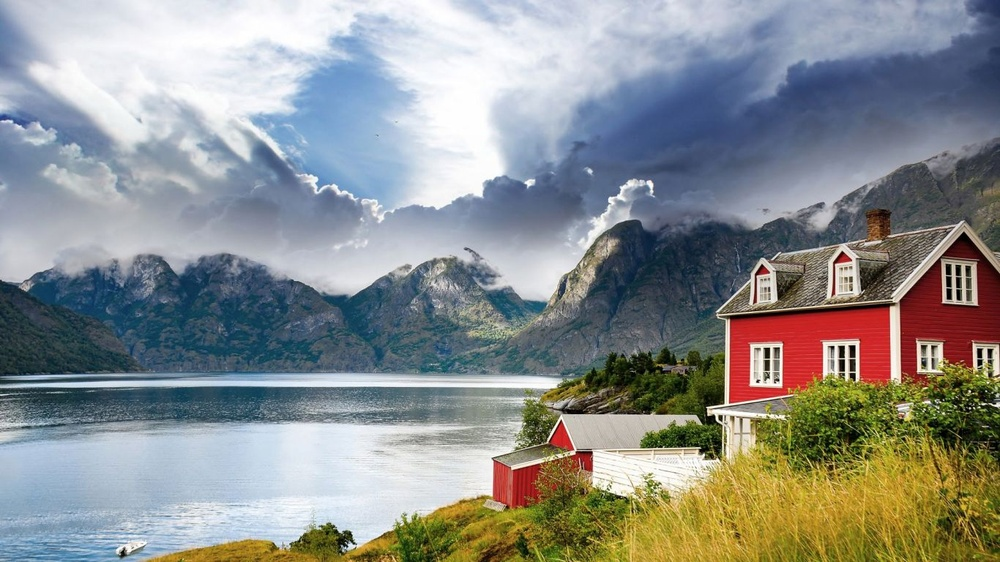
#> input picture 1.jpg, 1000 x 562 px, shrunk from 1366 x 768 before the run
$ python DSC_seminar_Jacek_Wachowiak.py
#> lines starting #> are read from the running program, lines starting #| are printed output that depends on the picture
# -*- coding: utf-8 -*-
"""
Created on Fri Feb 16 19:42:58 2018
in Anaconda Spyder Python 3.6 with opencv
@author: Jacek Wachowiak
"""

import cv2
import numpy as np
import matplotlib.pyplot as plt
#load image named 1.jpg results are named after the algorithm
img = cv2.imread('1.jpg')
#> img is the input picture: shape (562, 1000, 3); mean B, G, R 142.6, 143.3, 139.7
gray= cv2.cvtColor(img, cv2.COLOR_BGR2GRAY)
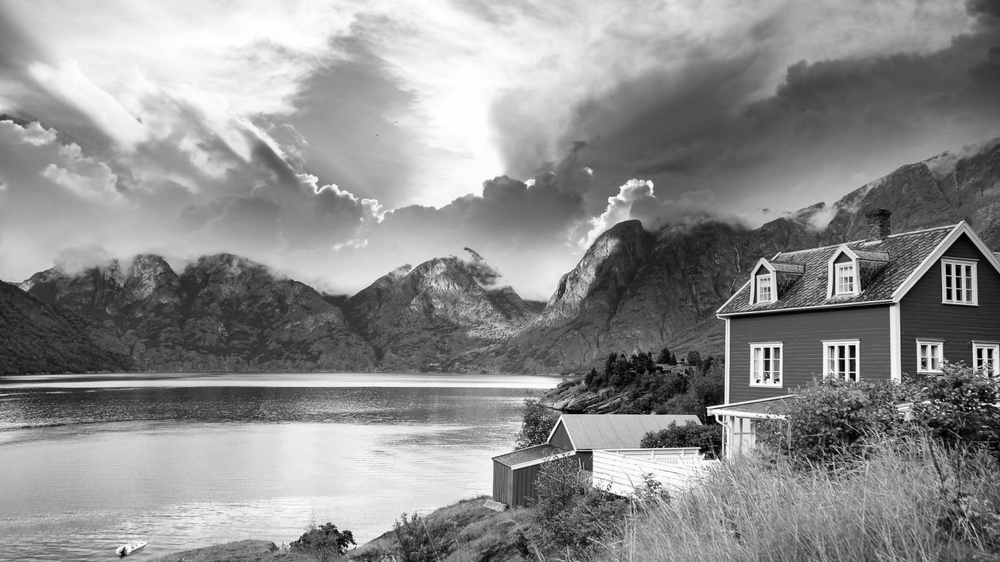
#> gray: shape (562, 1000); min 0, max 255, mean 142.2
img=gray #not to deal with colors, can be commented out

#SIFT
sift = cv2.xfeatures2d.SIFT_create()
kp = sift.detect(gray,None)
#> kp = 3071 keypoints; strongest (x, y, size): (758, 381, 2.2), (852, 348, 4.3), (832, 347, 2.7), (767, 350, 4.1)
#keypoints
img2=cv2.drawKeypoints(gray, kp,1)
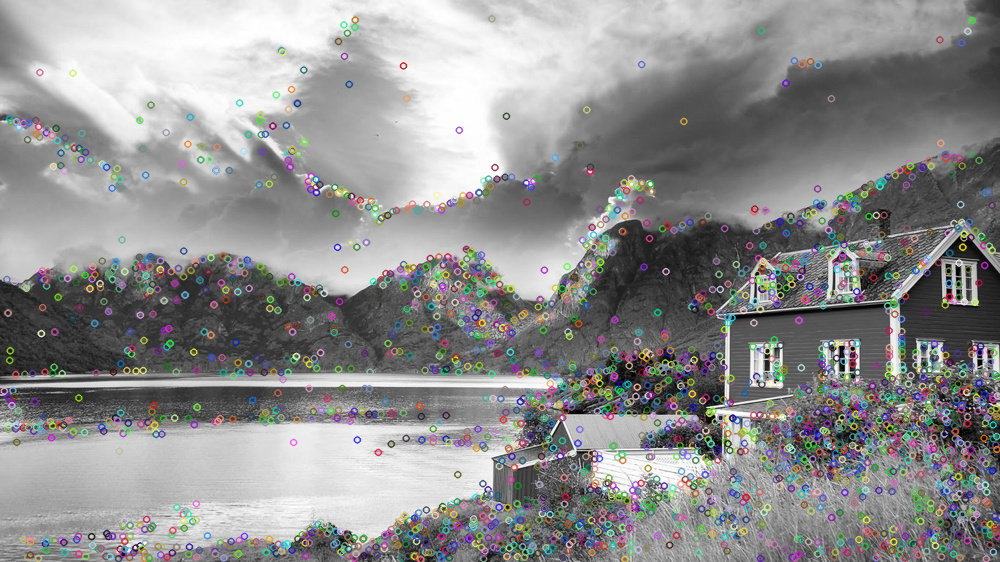
#> img2: shape (562, 1000, 3); mean of channels 0, 1, 2 142.9, 143, 143; drawn as B, G, R
cv2.imwrite('_SIFTsimple.jpg',img2)
#keypoints with size and orientation
img3=cv2.drawKeypoints(gray, kp, 1, flags=cv2.DRAW_MATCHES_FLAGS_DRAW_RICH_KEYPOINTS)
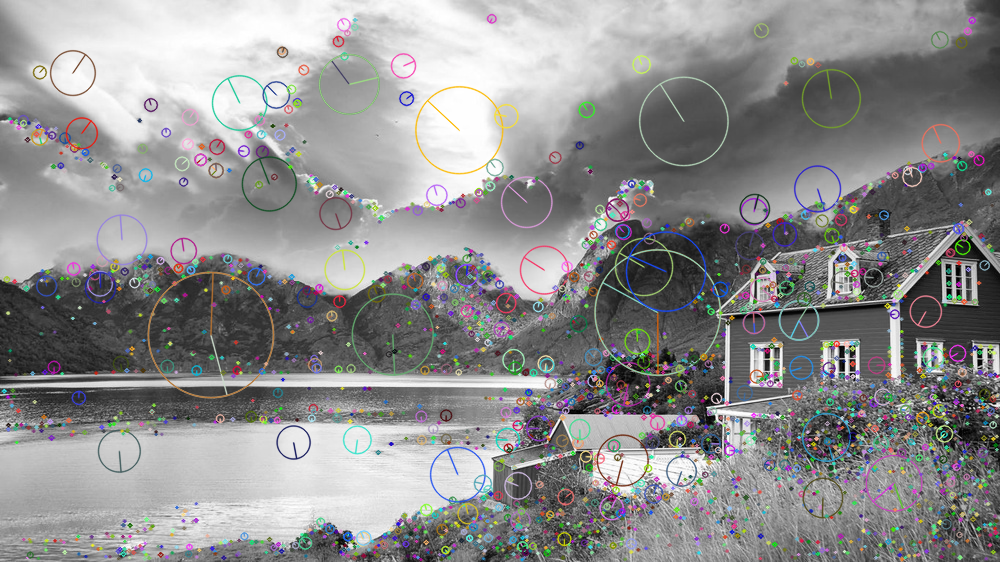
#> img3: shape (562, 1000, 3); mean of channels 0, 1, 2 142.8, 142.6, 142.9; drawn as B, G, R
cv2.imwrite('_SIFTcomplex.jpg',img3)
#descriptor
sift = cv2.xfeatures2d.SIFT_create()
kpS, desS = sift.detectAndCompute(gray,None)
#> kpS has the same summary as kp

#FAST
fast = cv2.FastFeatureDetector_create()
#keypoints
kpF = fast.detect(img,None)
#> kpF = 15461 keypoints; strongest (x, y, size): (757, 381, 7), (778, 380, 7), (707, 407, 7), (854, 346, 7)
img4 = cv2.drawKeypoints(img, kpF, 1, flags=cv2.DRAW_MATCHES_FLAGS_DRAW_RICH_KEYPOINTS)
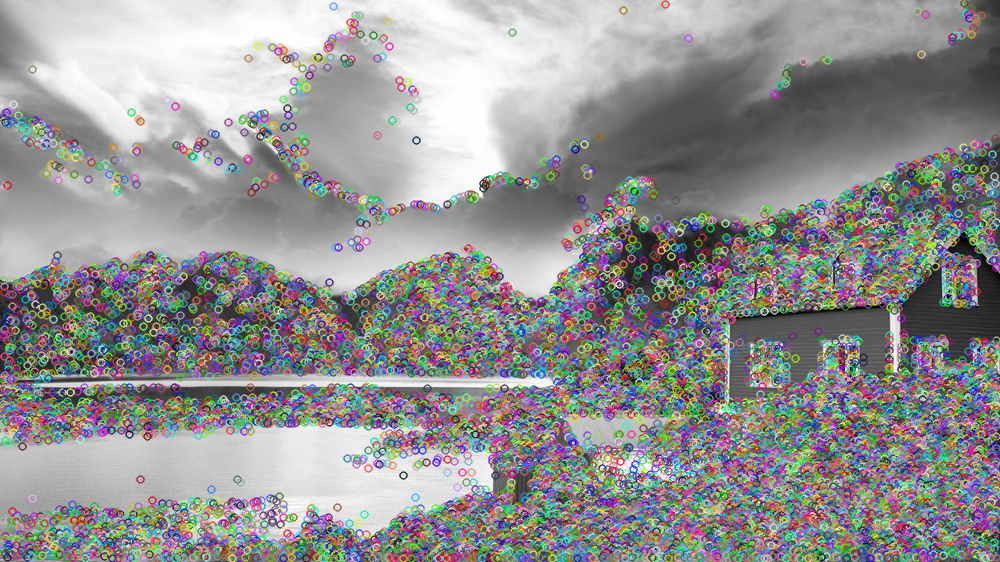
#> img4: shape (562, 1000, 3); mean of channels 0, 1, 2 146.1, 146.2, 146.5; drawn as B, G, R
#all default params
print ("FAST parameters:")
print ("Threshold: ", fast.getThreshold())
print ("nonmaxSuppression: ", fast.getNonmaxSuppression())
print ("neighborhood: ", fast.getType())
print ("Total Keypoints with nonmaxSuppression: ", len(kpF))
#| Total Keypoints with nonmaxSuppression:  15461
cv2.imwrite('_FASTwithsuppression.jpg',img4)
#disable nonmaxSuppression
fast.setNonmaxSuppression(0)
kpF2 = fast.detect(img,None)
#> kpF2 = 51408 keypoints; strongest (x, y, size): (666, 3, 7), (964, 3, 7), (965, 3, 7), (665, 4, 7)
print ("Total Keypoints without nonmaxSuppression: ", len(kpF2))
#| Total Keypoints without nonmaxSuppression:  51408
img5 = cv2.drawKeypoints(img, kpF2, 1, flags=cv2.DRAW_MATCHES_FLAGS_DRAW_RICH_KEYPOINTS)
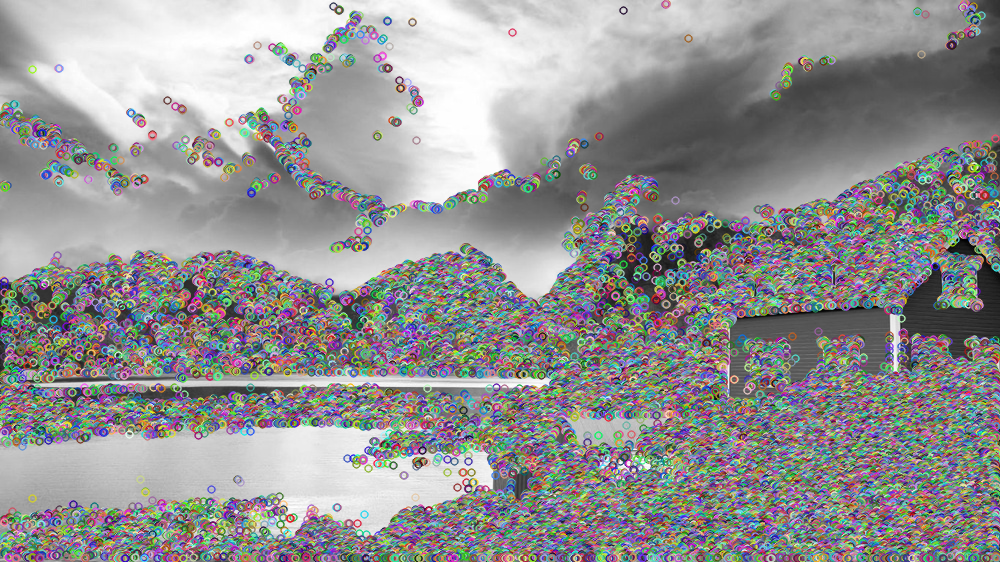
#> img5: shape (562, 1000, 3); mean of channels 0, 1, 2 146.7, 146.6, 146.8; drawn as B, G, R
cv2.imwrite('_FASTwithoutsuppression.jpg',img5)

#BRIEF
star = cv2.xfeatures2d.StarDetector_create()
brief = cv2.xfeatures2d.BriefDescriptorExtractor_create()
#keypoints
kp = star.detect(img, None)
#> kp = 519 keypoints; strongest (x, y, size): (711, 410, 8), (894, 311, 8), (572, 452, 4), (836, 350, 4)
#descriptors
kpB, desB = brief.compute(img, kp)
#> kpB has the same summary as kp
print ("BRIEF - Size of the descriptor:",desB.shape)
#| BRIEF - Size of the descriptor: (519, 32)
img6 = cv2.drawKeypoints(img, kpB, 1, flags=cv2.DRAW_MATCHES_FLAGS_DRAW_RICH_KEYPOINTS)
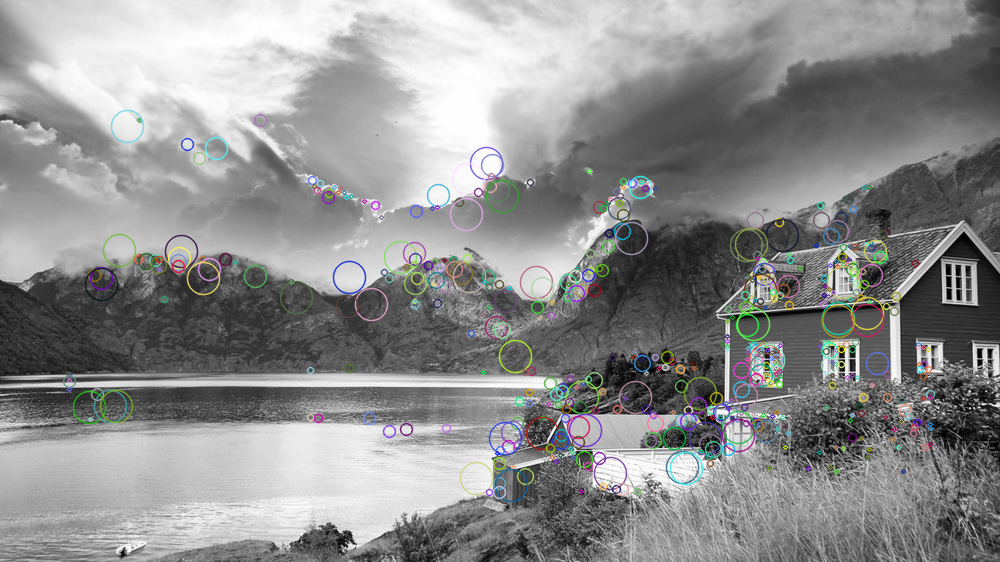
#> img6: shape (562, 1000, 3); mean of channels 0, 1, 2 142.1, 142.3, 141.8; drawn as B, G, R
cv2.imwrite('_BRIEF.jpg',img6)

#ORB
orb = cv2.ORB_create()
#keypoints and descriptors
kpO, desO = orb.detectAndCompute(img, None)
#> kpO = 500 keypoints; strongest (x, y, size): (852, 346, 44.6), (721, 420, 31), (833, 347, 31), (719, 416, 37.2)
img7 = cv2.drawKeypoints(img, kpO, 1, flags=cv2.DRAW_MATCHES_FLAGS_DRAW_RICH_KEYPOINTS)
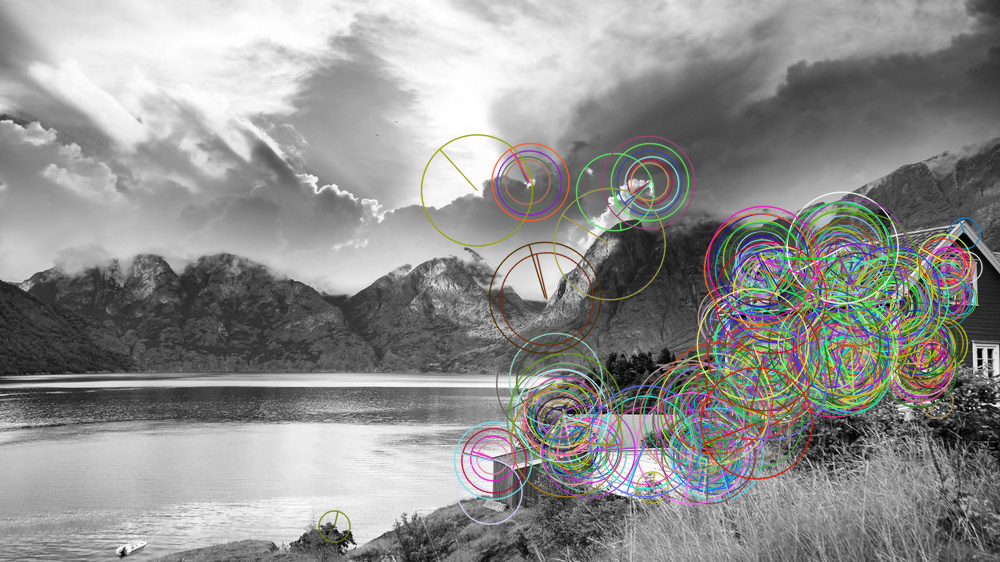
#> img7: shape (562, 1000, 3); mean of channels 0, 1, 2 142.1, 143.6, 143.7; drawn as B, G, R
cv2.imwrite('_ORB.jpg',img7)

#brute-force feature matching for ORB
#x=object searched
imgX = cv2.imread('x.jpg')
#> (the run stopped early here; a loop or call above may not have finished)
